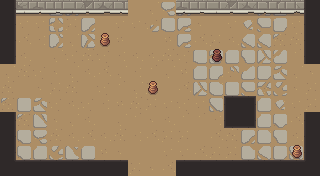

Tiled map render using the project's own tile images. Description and the whole map definition, tile-layer contents included, below:
An orthogonal 20x11 tile map with 16x16 px tiles, 6 tile layers (ground, dressing, decor, walls, ...), 3 tilesets and 12 objects (5x ENTRY, 5x ENEMY, 2x PROP).

<map version="1.10" tiledversion="1.10.2" orientation="orthogonal" renderorder="right-down" width="20" height="11" tilewidth="16" tileheight="16" infinite="0" nextlayerid="8" nextobjectid="13">
 <tileset firstgid="1" name="wall" tilewidth="16" tileheight="16" tilecount="176" columns="11">
  <image source="../../../gfx/tiles/crypt/walls_floor.png" width="176" height="256" />
 </tileset>
 <tileset firstgid="177" name="slabs" tilewidth="16" tileheight="16" tilecount="207" columns="9">
  <image source="../../../gfx/tiles/crypt/slabs.png" width="144" height="368" />
 </tileset>
 <tileset firstgid="384" name="objects" tilewidth="16" tileheight="16" tilecount="384" columns="24">
  <image source="../../../gfx/tiles/crypt/objects.png" width="384" height="256" />
 </tileset>
 <layer id="1" name="ground" width="20" height="11">
  <data encoding="csv">
161,162,160,344,357,151,160,163,162,156,378,357,156,153,160,365,380,344,160,158,
156,164,164,383,157,357,162,164,164,374,333,349,153,162,164,370,379,337,164,152,
162,151,160,371,156,355,164,152,162,162,152,349,151,157,159,369,369,364,163,159,
159,159,162,156,158,163,158,160,159,159,163,158,333,353,345,359,352,368,161,162,
156,163,158,153,156,159,151,156,160,161,156,152,340,342,365,377,332,362,156,153,
163,162,153,157,163,162,158,161,156,157,162,151,352,330,334,379,382,363,153,157,
364,334,362,158,159,158,160,152,163,157,164,158,164,348,374,333,340,370,164,157,
355,364,350,153,156,159,162,156,161,153,159,161,161,160,161,370,344,358,151,161,
343,346,378,163,159,151,159,163,160,151,157,157,162,151,163,357,336,359,159,157,
363,346,344,363,375,345,152,153,162,162,164,164,151,157,157,341,369,332,348,334,
355,357,345,354,367,379,160,161,157,153,151,157,161,164,163,350,330,332,377,365
</data>
 </layer>
 <layer id="2" name="dressing" width="20" height="11">
  <data encoding="csv">
0,0,0,0,0,0,0,0,0,0,0,0,0,0,0,0,0,0,0,0,
0,0,0,0,0,0,0,0,0,0,0,0,0,0,0,0,0,0,0,0,
0,0,0,0,0,0,0,0,0,0,0,0,0,0,0,0,0,0,0,0,
0,0,0,0,0,0,0,0,0,0,0,0,0,0,0,0,0,0,0,0,
0,0,0,0,0,0,0,0,0,0,0,0,0,0,0,0,0,0,0,0,
0,0,0,0,0,0,0,0,0,0,0,0,0,0,0,0,0,0,0,0,
0,0,0,0,0,0,0,0,0,0,0,0,0,0,0,0,0,0,0,0,
0,0,0,0,0,0,0,0,0,0,0,0,0,0,0,0,0,0,0,0,
0,0,0,0,0,0,0,0,0,0,0,0,0,0,0,0,0,0,0,0,
0,0,0,0,0,0,0,0,0,0,0,0,0,0,0,0,0,0,0,0,
0,0,0,0,0,0,0,0,0,0,0,0,0,0,0,0,0,0,0,0
</data>
 </layer>
 <layer id="3" name="decor" width="20" height="11">
  <data encoding="csv">
0,0,0,0,0,0,0,0,0,0,0,0,0,0,0,0,0,0,0,0,
0,0,0,0,0,0,0,0,0,0,0,0,0,0,0,0,0,0,0,0,
0,0,0,0,0,0,0,0,0,0,0,0,0,0,0,0,0,0,0,0,
0,0,0,0,0,0,0,0,0,0,0,0,0,0,0,0,0,0,0,0,
0,0,0,0,0,0,0,0,0,0,0,0,0,0,0,0,0,0,0,0,
0,0,0,0,0,0,0,0,0,0,0,0,0,0,0,0,0,0,0,0,
0,0,0,0,0,0,0,0,0,0,0,0,0,0,0,0,0,0,0,0,
0,0,0,0,0,0,0,0,0,0,0,0,0,0,0,0,0,0,0,0,
0,0,0,0,0,0,0,0,0,0,0,0,0,0,0,0,0,0,0,0,
0,0,0,0,0,0,0,0,0,0,0,0,0,0,0,0,0,0,0,0,
0,0,0,0,0,0,0,0,0,0,0,0,0,0,0,0,0,0,0,0
</data>
 </layer>
 <layer id="4" name="walls" width="20" height="11">
  <data encoding="csv">
123,196,197,198,199,200,201,202,0,0,0,197,198,199,200,201,202,203,195,125,
123,0,0,0,0,0,0,0,0,0,0,0,0,0,0,0,0,0,0,125,
123,0,0,0,0,0,0,0,0,0,0,0,0,0,0,0,0,0,0,125,
123,0,0,0,0,0,0,0,0,0,0,0,0,0,0,0,0,0,0,125,
0,0,0,0,0,0,0,0,0,0,0,0,0,0,0,0,0,0,0,0,
0,0,0,0,0,0,0,0,0,0,0,0,0,0,0,0,0,0,0,0,
0,0,0,0,0,0,0,0,0,0,0,0,0,0,0,0,0,0,0,0,
123,0,0,0,0,0,0,0,0,0,0,0,0,0,0,0,0,0,0,125,
123,0,0,0,0,0,0,0,0,0,0,0,0,0,0,0,0,0,0,125,
123,0,0,0,0,0,0,0,0,0,0,0,0,0,0,0,0,0,0,125,
134,135,135,135,135,135,135,135,0,0,0,135,135,135,135,135,135,135,135,136
</data>
 </layer>
 <layer id="5" name="props" width="20" height="11">
  <data encoding="csv">
0,0,0,0,0,0,0,0,0,0,0,0,0,0,0,0,0,0,0,0,
0,0,0,0,0,0,0,0,0,0,0,0,0,0,0,0,0,0,0,0,
0,0,0,0,0,0,472,0,0,0,0,0,0,0,0,0,0,0,0,0,
0,0,0,0,0,0,0,0,0,0,0,0,0,448,0,0,0,0,0,0,
0,0,0,0,0,0,0,0,0,0,0,0,0,0,0,0,0,0,0,0,
0,0,0,0,0,0,0,0,0,472,0,0,0,0,0,0,0,0,0,0,
0,0,0,0,0,0,0,0,0,0,0,0,0,0,126,127,0,0,0,0,
0,0,0,0,0,0,0,0,0,0,0,0,0,0,137,138,0,0,0,0,
0,0,0,0,0,0,0,0,0,0,0,0,0,0,0,0,0,0,0,0,
0,0,0,0,0,0,0,0,0,0,0,0,0,0,0,0,0,0,472,0,
0,0,0,0,0,0,0,0,0,0,0,0,0,0,0,0,0,0,0,0
</data>
 </layer>
 <layer id="6" name="overhead" width="20" height="11">
  <data encoding="csv">
0,0,0,0,0,0,0,0,0,0,0,0,0,0,0,0,0,0,0,0,
0,0,0,0,0,0,0,0,0,0,0,0,0,0,0,0,0,0,0,0,
0,0,0,0,0,0,0,0,0,0,0,0,0,0,0,0,0,0,0,0,
0,0,0,0,0,0,0,0,0,0,0,0,0,0,0,0,0,0,0,0,
0,0,0,0,0,0,0,0,0,0,0,0,0,0,0,0,0,0,0,0,
0,0,0,0,0,0,0,0,0,0,0,0,0,0,0,0,0,0,0,0,
0,0,0,0,0,0,0,0,0,0,0,0,0,0,0,0,0,0,0,0,
0,0,0,0,0,0,0,0,0,0,0,0,0,0,0,0,0,0,0,0,
0,0,0,0,0,0,0,0,0,0,0,0,0,0,0,0,0,0,0,0,
0,0,0,0,0,0,0,0,0,0,0,0,0,0,0,0,0,0,0,0,
0,0,0,0,0,0,0,0,0,0,0,0,0,0,0,0,0,0,0,0
</data>
 </layer>
 <objectgroup id="7" name="spawns">
  <object id="1" name="UP" type="ENTRY" x="152" y="24" />
  <object id="2" name="DOWN" type="ENTRY" x="152" y="152" />
  <object id="3" name="LEFT" type="ENTRY" x="24" y="88" />
  <object id="4" name="RIGHT" type="ENTRY" x="296" y="88" />
  <object id="5" name="" type="ENTRY" x="168" y="88" />
  <object id="6" name="" type="ENEMY" x="152" y="56" />
  <object id="7" name="" type="ENEMY" x="72" y="56" />
  <object id="8" name="" type="ENEMY" x="248" y="136" />
  <object id="9" name="" type="ENEMY" x="200" y="88" />
  <object id="10" name="" type="ENEMY" x="152" y="120" />
  <object id="11" name="torch" type="PROP" x="56" y="168" />
  <object id="12" name="torch" type="PROP" x="264" y="168" />
 </objectgroup>
</map>
